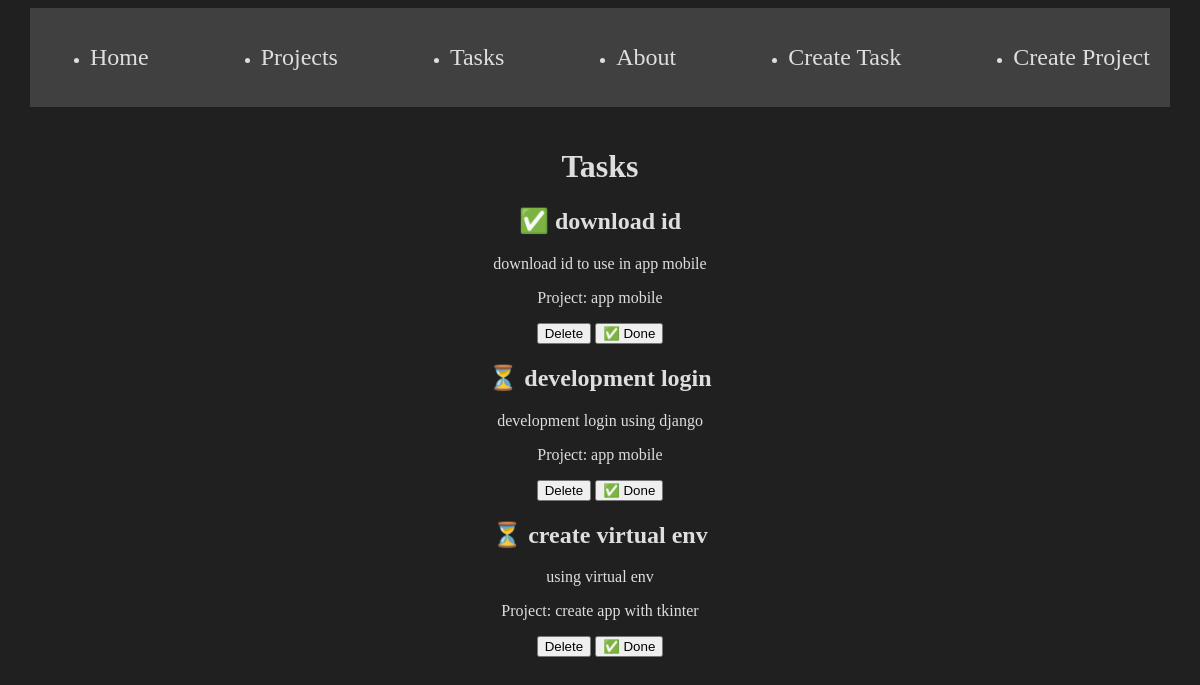
The page /tasks/ on the database as committed earlier.
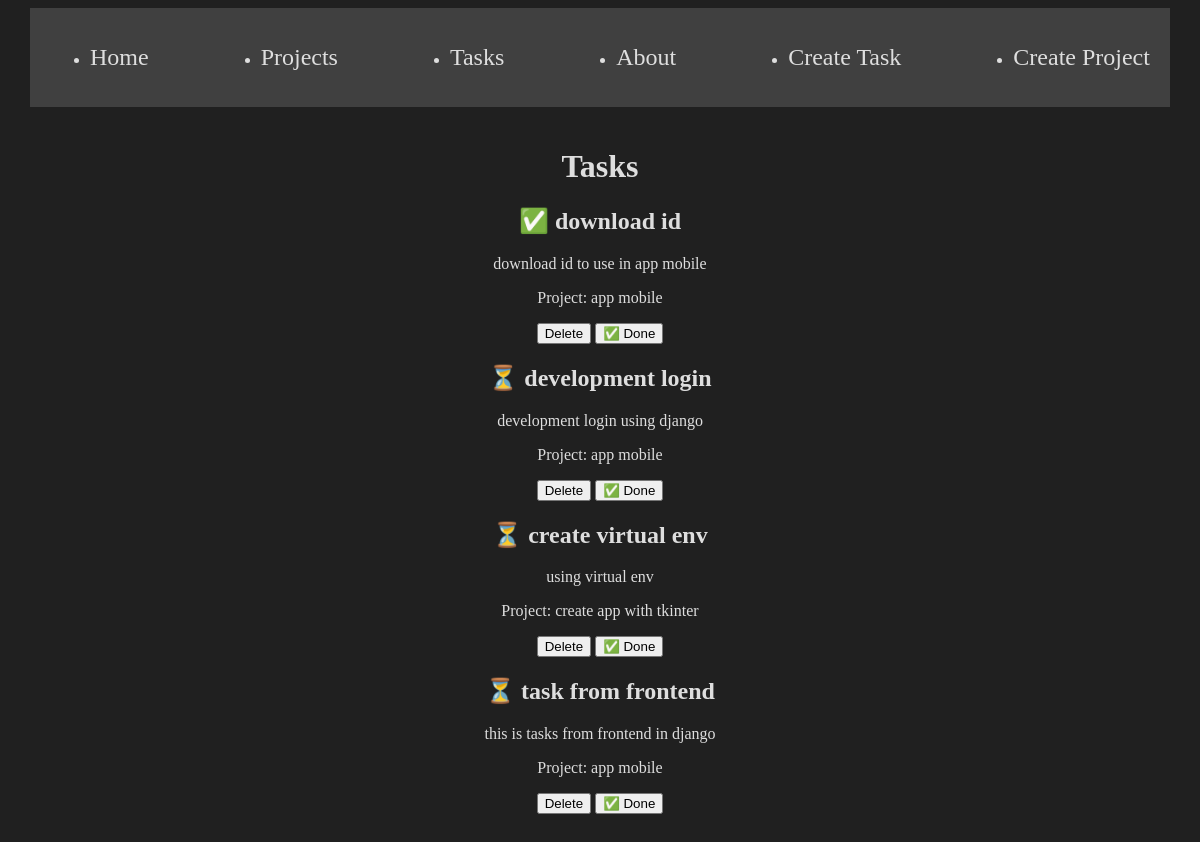
The same page on the database as committed later.
### myapp/models.py (models this page shows, shortened)
class Task(models.Model):
    title = models.CharField(max_length=200)
    description = models.TextField()
    project = models.ForeignKey(Project, on_delete=models.CASCADE)
    done = models.BooleanField(default=False)

class Project(models.Model):
    name = models.CharField(max_length=200)

### myapp/views.py (the view)
# urls.py: path('tasks/', views.tasks, name="tasks"),
def tasks(request):
    tasks = Task.objects.all()
    return render(request, 'tasks/tasks.html', {"tasks": tasks})

### myapp/templates/tasks/tasks.html
{% extends "layouts/base.html" %}
{% block content %}
<h1>Tasks</h1>
{%for task in tasks%}
<article>
    <h2>{% if task.done == False %}  ⏳ {% else %} ✅ {% endif %}{{task.title}} </h2>
    <p>{{task.description}}</p>
    <p>Project: {{task.project.name}}</p>
    <button>Delete</button>
    <button>✅ Done</button>
</article>
{%endfor%}
{% endblock %}

Rows that differ between the two databases and show on the page:
added Task: title "task from frontend", description "this is tasks from frontend in django", project.name "app mobile"
